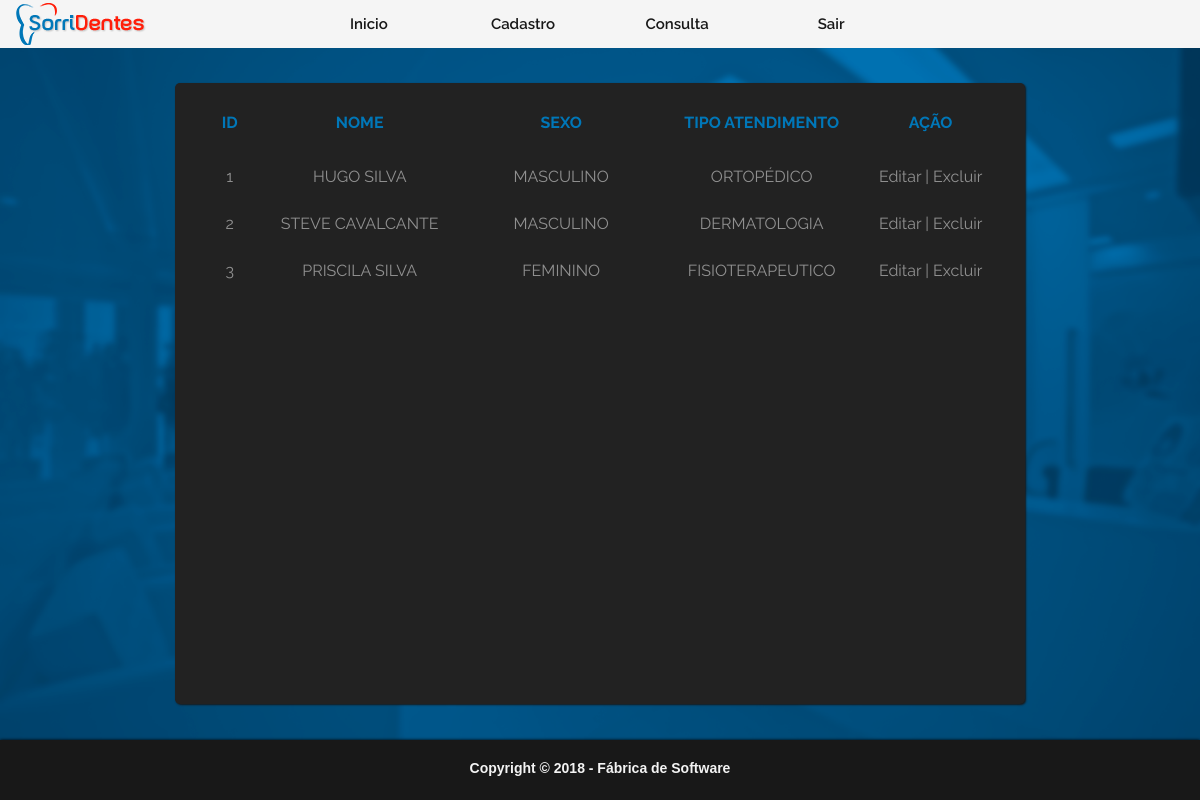
The page /Paciente/TelaPacienteTable.php (signed in) on the database its author committed.
### tables this page shows
CREATE TABLE PACIENTE(
    IDPACIENTE INT PRIMARY KEY AUTO_INCREMENT,
    NOME VARCHAR(255) NOT NULL,
    SEXO ENUM('Masculino','Feminino') NOT NULL,
    NASCIMENTO DATE NOT NULL,
    CPF VARCHAR(11) NOT NULL UNIQUE,
    PROFISSAO VARCHAR(255) NOT NULL,
    TIPOATENDIMENTO VARCHAR(255) NOT NULL,
    CELULAR VARCHAR(15) NOT NULL,
    ESTADOCIVIL ENUM('Casado(a)','Solteiro(a)','Divorciado(a)','Viúvo(a)','Separado(a)')NOT NULL,
    ENDERECO VARCHAR(255) NOT NULL,
    BAIRRO VARCHAR(255) NOT NULL,
    NUMERO SMALLINT(4) NOT NULL,
    SITUACAO ENUM('Atendido','Aguardando Atendimento','Em Espera','Finalizado') DEFAULT 'Em Espera' NOT NULL,
    CIDADE VARCHAR(32) NOT NULL,
    ESTADO CHAR(2) NOT NULL,
    COMPLEMENTO VARCHAR(50),
    CEP VARCHAR(9) NOT NULL
);

### BancoDeDados/Conexao_Banco_ClinicaSorridentes.php.inc (called while the page is built, shortened)
<?php
abstract class ConexaoDB {
    public $servidor = "localhost";
    public $usuario = "root";
    public $senha = "";
    public function conecta(){
    $this ->conexao = mysqli_connect($this->servidor,$this->usuario,$this->senha)
            or die ($this->trataErro(__FILE__,__FUNCTION__, mysqli_errno(), mysqli_error(), TRUE));
   }
}

### util/daoGenerico.php (called while the page is built, shortened)
<?php
require_once '../BancoDeDados/Conexao_Banco_ClinicaSorridentes.php.inc';
class daoGenerico extends ConexaoDB {
    public function retornaTudo($objeto){
       $sql = "SELECT * FROM ".$objeto->tabela;
       return $this->executaSQL($sql);
   }
   public function executaSQL($sql=null){
       if ($sql != null){
           $query = mysqli_query($this->conexao, $sql) or $this->trataErro(__FILE__,__FUNCTION__);
           $this->linhaAfetada = mysqli_affected_rows($this->conexao);
           if(substr(trim(strtolower($sql)),0,6)=='select'){
               $this->dataset = $query;
               return $query;
           }else{
               return $this->linhaAfetada;
           }
       }
   }
   public function retornaDados($tipo=null){
       switch(strtolower($tipo)){
           case "object":
               return mysqli_fetch_object($this->dataset);
               break;
       }
   }
}

### Paciente/TelaPacienteTable.php (the view, shortened to what this page needs)
<?php
$paciente = new Paciente();
$paciente->retornaTudo($paciente);
?>
<html lang="pt-br">
    <head>
    <link rel="stylesheet" type="text/css" href="../css/style.css">
    <link rel="stylesheet" type="text/css" href="../css/tabela.css">
    <link rel="stylesheet" href="https://cdnjs.cloudflare.com/ajax/libs/font-awesome/4.7.0/css/font-awesome.min.css">
    </head>
    <body ondragstart="return false;">
    <header id="topo">
    <div id="right"><img src="../img/cct.png"></div>
    <nav class="menu" id="menu">
        <ul>
            <li><a href="../Telas/Home.php">Inicio</a></li>
            <li><a href="#">Cadastro</a>
            </li>
            <li><a href="#">Consulta</a>
            </li>
            <li><a href="../Login/Sair.php">Sair</a></li>
        </ul>
    </nav>
    </header>
<div class="centro">
    <div class="conteudo">
      <table>
        <thead>
          <tr class="titulo-table">
            <th class="column1">Id</th>
            <th class="column2">Nome</th>
            <th class="column4">Sexo</th>
            <th class="column5">Tipo Atendimento</th>
            <th class="column6">Ação</th>
          </tr>
        </thead>
        <tbody>
            <?php while ($dado = $paciente->retornaDados("object")){ ?>
          <tr class="tabela">
            <td><?php echo $dado->IDPACIENTE ?></td>
            <td class="up"><?php echo $dado->NOME ?></td>
            <td class="up"><?php echo $dado->SEXO ?></td>
            <td class="up"><?php echo $dado->TIPOATENDIMENTO ?></td>
            <td class="column6"><a href="../Telas/TelaAtualizarPaciente.php?Idpaciente=<?php echo $dado->IDPACIENTE;?>">Editar</a>
                <a href="" id="separador">|</a>
                <a href="javascript: if(confirm('Tem certeza que quer deletar o usuário <?php echo $dado->NOME; ?> ?'))
                    location.href='RemovePaciente.php?Idpaciente=<?php echo $dado->IDPACIENTE; ?>';">Excluir</a>
                </td>
          </tr>
          </tbody>
         <?php } ?>
    </table>
  </div>
</div>
    <footer>
        <h1>Copyright &copy 2018 - Fábrica de Software</h1>
    </footer>
</html>

### css/style.css (style rules this page uses)
* { padding: 0; margin: 0; }
body,html { width: 100%; height: 100%; overflow-y: auto; overflow-x: hidden; background-image: url(../img/fundo.png); background-repeat: no-repeat; background-size: cover; background-attachment: fixed; }
#right { position: absolute; }
.menu { width: 100%; max-height: 48px; background: #f5f5f5; font-family: 'Raleway', sans-serif; z-index: 1; }
.menu ul { z-index: 1; list-style: none; position: relative; text-align: center; }
.menu ul li { width: 150px; display: inline-block; }
.menu a { padding: 15px; display: block; max-height: 48px; text-decoration: none; text-align: center; color: #181818; background: #f5f5f5; font-family: 'Raleway', sans-serif; font-weight: 600!important; font-size: 15px !important; }
footer { background: #181818; width: 100%; min-height: 60px; float: left; position:absolute; left: 0; bottom:0; box-shadow: 0 0 3px #000; }
footer h1 { font-family: 'Montserrat', sans-serif !important; font-size: 14px !important; color: #f3f3f3; text-align: center; margin-top: 20px; cursor: pointer; user-select: none; }
.up { text-transform: uppercase; }

### css/tabela.css (style rules this page uses)
.centro { position: relative; height: calc(100% - 110px); width: 100%; padding: 30px auto; box-sizing: border-box; }
.conteudo { position: absolute; top: 0; bottom: 0; left: 0; right: 0; margin: auto; text-align: center; font-family: 'Raleway', sans-serif !important; border-radius: 5px; background: #222222; color: #fff; box-shadow: 1px 1px 2px #181818; width: 850px; max-width: 90%; height: 90%; overflow-y: auto; line-height: 0; }
table { border-collapse: separate; border-spacing: 10px; }
.conteudo th { padding: 25px 0; }
.conteudo .titulo-table { color: #0077b8; text-transform: uppercase; white-space: nowrap; line-height: 0; }
.column1 { width: 10%; }
.column2 { width: 20%; }
.column4 { width: 28%; }
.column5 { width: 20%; }
.column6 { width: 20%; }
.conteudo table { border: 1px #181818; padding: 5px; margin: 0 auto; text-align: center; user-select: none; white-space: nowrap; }
.conteudo tr { color: #909090; }
.conteudo tr td { padding: 9px 0; }
.conteudo .tabela td a { text-decoration: none; color: inherit; user-select: none; }
#separador { user-select: none; }

### rows shown on the page
paciente: IDPACIENTE "1", NOME "HUGO SILVA", SEXO "MASCULINO", TIPOATENDIMENTO "ORTOPÉDICO"
paciente: IDPACIENTE "2", NOME "STEVE CAVALCANTE", SEXO "MASCULINO", TIPOATENDIMENTO "DERMATOLOGIA"
paciente: IDPACIENTE "3", NOME "PRISCILA SILVA", SEXO "FEMININO", TIPOATENDIMENTO "FISIOTERAPEUTICO"
